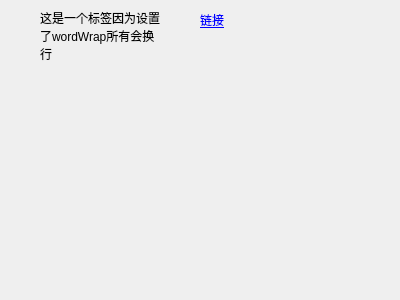
<?xml version="1.0" encoding="UTF-8"?>
<ui version="4.0">
 <class>Form</class>
 <widget class="QWidget" name="Form">
  <property name="geometry">
   <rect>
    <x>0</x>
    <y>0</y>
    <width>400</width>
    <height>300</height>
   </rect>
  </property>
  <property name="windowTitle">
   <string>Form</string>
  </property>
  <widget class="QLabel" name="label">
   <property name="geometry">
    <rect>
     <x>40</x>
     <y>0</y>
     <width>121</width>
     <height>71</height>
    </rect>
   </property>
   <property name="text">
    <string>这是一个标签因为设置了wordWrap所有会换行</string>
   </property>
   <property name="wordWrap">
    <bool>true</bool>
   </property>
   <property name="openExternalLinks">
    <bool>true</bool>
   </property>
  </widget>
  <widget class="QLabel" name="label_2">
   <property name="geometry">
    <rect>
     <x>200</x>
     <y>10</y>
     <width>31</width>
     <height>21</height>
    </rect>
   </property>
   <property name="text">
    <string>&lt;html&gt;&lt;head/&gt;&lt;body&gt;&lt;p&gt;&lt;a href=&quot;www.baidu.com&quot;&gt;&lt;span style=&quot; text-decoration: underline; color:#0000ff;&quot;&gt;链接&lt;/span&gt;&lt;/a&gt;&lt;/p&gt;&lt;/body&gt;&lt;/html&gt;</string>
   </property>
  </widget>
  <widget class="QLabel" name="label_3">
   <property name="geometry">
    <rect>
     <x>30</x>
     <y>80</y>
     <width>201</width>
     <height>171</height>
    </rect>
   </property>
   <property name="text">
    <string/>
   </property>
   <property name="pixmap">
    <pixmap>../icon/bangonglou.svg</pixmap>
   </property>
  </widget>
 </widget>
 <resources/>
 <connections/>
</ui>
